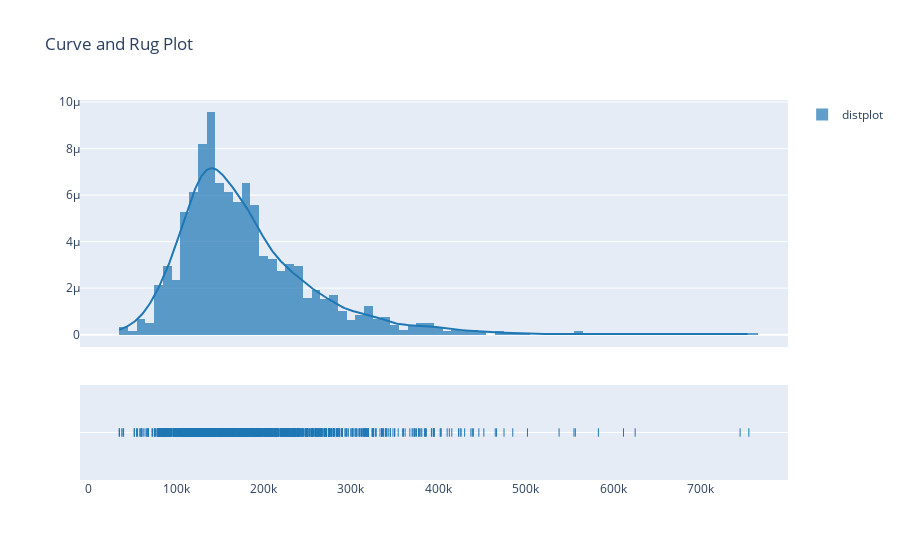

Notebook source saved alongside this figure:
### Code cell
# check target distribution
fig = ff.create_distplot([train["SalePrice"]], group_labels=['distplot'], bin_size=10000)
fig.update_layout(title_text='Curve and Rug Plot')
fig.show()

### Figure 1 — Plotly figure (JSON) as saved in the notebook; plotly's stock layout.template omitted (floating-point values rounded to 4 significant figures; data arrays with more than 128 entries replaced by an {"elided": "..."} marker saying what was removed)
{"data": [{"autobinx": false, "histnorm": "probability density", "legendgroup": "distplot", "marker": {"color": "rgb(31, 119, 180)"}, "name": "distplot", "opacity": 0.7, "x": {"elided": "1454 int values"}, "xaxis": "x", "xbins": {"end": 755000.0, "size": 10000, "start": 34900.0}, "yaxis": "y", "type": "histogram"}, {"legendgroup": "distplot", "marker": {"color": "rgb(31, 119, 180)"}, "mode": "lines", "name": "distplot", "showlegend": false, "x": {"elided": "500 float values"}, "xaxis": "x", "y": {"elided": "500 float values"}, "yaxis": "y", "type": "scatter"}, {"legendgroup": "distplot", "marker": {"color": "rgb(31, 119, 180)", "symbol": "line-ns-open"}, "mode": "markers", "name": "distplot", "showlegend": false, "x": {"elided": "1454 int values"}, "xaxis": "x", "y": {"elided": "1454 str values"}, "yaxis": "y2", "type": "scatter"}], "layout": {"barmode": "overlay", "hovermode": "closest", "legend": {"traceorder": "reversed"}, "xaxis": {"anchor": "y2", "domain": [0.0, 1.0], "zeroline": false}, "yaxis": {"anchor": "free", "domain": [0.35, 1], "position": 0.0}, "yaxis2": {"anchor": "x", "domain": [0, 0.25], "dtick": 1, "showticklabels": false}, "title": {"text": "Curve and Rug Plot"}}}
